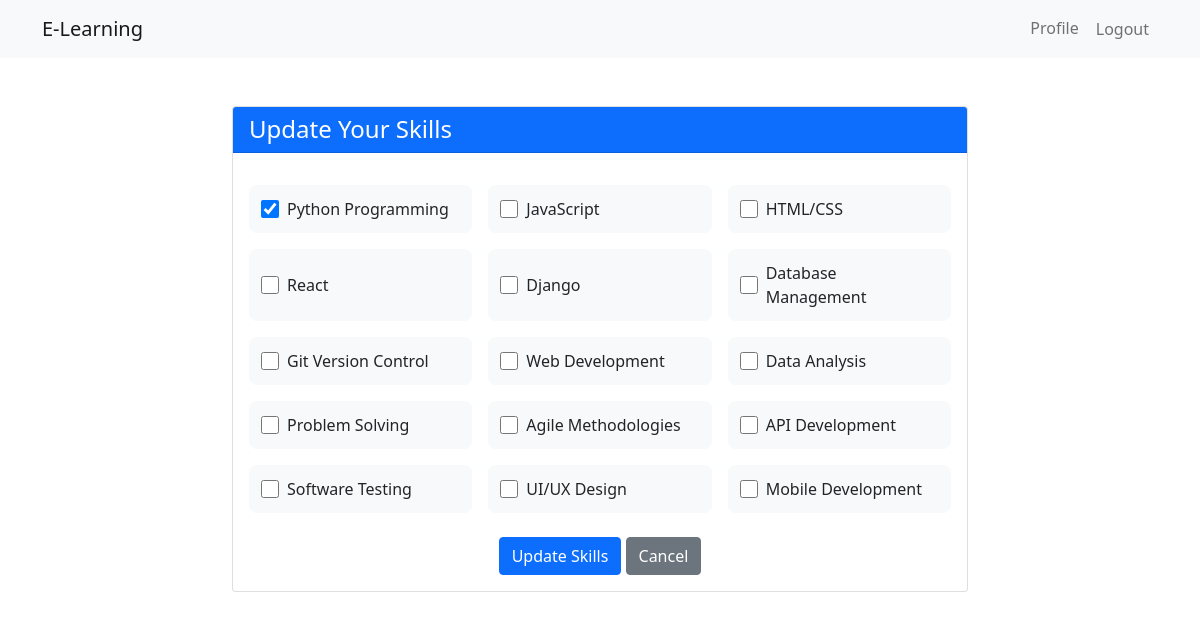
Screenshot of /users/update-skills/ (signed in) with the database file from the repository.
### users/models.py (models this page shows, shortened)
class Skill(models.Model):
    name = models.CharField(max_length=100)

class Profile(models.Model):
    user = models.OneToOneField(CustomUser, on_delete=models.CASCADE)
    avatar = models.ImageField(upload_to='profile_images/', null=True, blank=True)
    bio = models.TextField(max_length=500, blank=True)
    expertise = models.ManyToManyField(Expertise, blank=True)
    skills = models.ManyToManyField(Skill, blank=True)

### users/views.py (the view)
# urls.py: path('update-skills/', views.update_skills, name='update_skills'),
@login_required
def update_skills(request):
    if request.method == 'POST':
        form = SkillsUpdateForm(request.POST, instance=request.user.profile)
        if form.is_valid():
            profile = form.save()
            messages.success(request, 'Your skills have been updated successfully!')
            return redirect(reverse('users:profile', kwargs={'user_id': request.user.id}))
    else:
        form = SkillsUpdateForm(instance=request.user.profile)
    context = {
        'form': form,
        'all_skills': Skill.objects.all()
    }
    return render(request, 'users/update_skills.html', context)

### users/forms.py
class SkillsUpdateForm(forms.ModelForm):
    skills = forms.ModelMultipleChoiceField(
        queryset=Skill.objects.all(),
        widget=forms.CheckboxSelectMultiple,
        required=False
    )
    class Meta:
        model = Profile
        fields = ['skills']

### templates/users/update_skills.html (shortened to what this page needs)
{% extends 'base.html' %}
{% load static %}
{% block content %}
<div class="container py-5">
    <div class="row justify-content-center">
        <div class="col-md-8">
            <div class="card">
                <div class="card-header bg-primary text-white">
                    <h4 class="mb-0">Update Your Skills</h4>
                </div>
                <div class="card-body">
                    <form method="post">
                        <div class="skills-grid">
                            {% for skill in form.skills.field.queryset %}
                            <div class="skill-item">
                                <input type="checkbox"
                                       name="skills"
                                       value="{{ skill.id }}"
                                       id="skill_{{ skill.id }}"
                                       {% if skill in form.instance.skills.all %}checked{% endif %}>
                                <label for="skill_{{ skill.id }}">{{ skill.name }}</label>
                            </div>
                            {% endfor %}
                        </div>
                        <div class="text-center mt-4">
                            <button type="submit" class="btn btn-primary">Update Skills</button>
                            <a href="{% url 'users:profile' user_id=user.id %}" class="btn btn-secondary ml-2">Cancel</a>
                        </div>
                    </form>
                </div>
            </div>
        </div>
    </div>
</div>
{% endblock %}

### templates/users/update_skills.html (style rules this page uses)
.skills-grid { display: grid; grid-template-columns: repeat(auto-fill, minmax(200px, 1fr)); gap: 1rem; margin: 1rem 0; }
.skill-item { background-color: #f8f9fa; padding: 0.75rem; border-radius: 8px; display: flex; align-items: center; gap: 0.5rem; transition: background-color 0.2s; }
.skill-item input[type="checkbox"] { width: 18px; height: 18px; }
.skill-item label { margin: 0; cursor: pointer; flex: 1; }

### rows the page displays
Skill: skills "☑", name "Python Programming"
Skill: name "JavaScript"
Skill: name "HTML/CSS"
Skill: name "React"
Skill: name "Django"
Skill: name "Database Management"
Skill: name "Git Version Control"
Skill: name "Web Development"
Skill: name "Data Analysis"
Skill: name "Problem Solving"
Skill: name "Agile Methodologies"
Skill: name "API Development"
Skill: name "Software Testing"
Skill: name "UI/UX Design"
Skill: name "Mobile Development"
